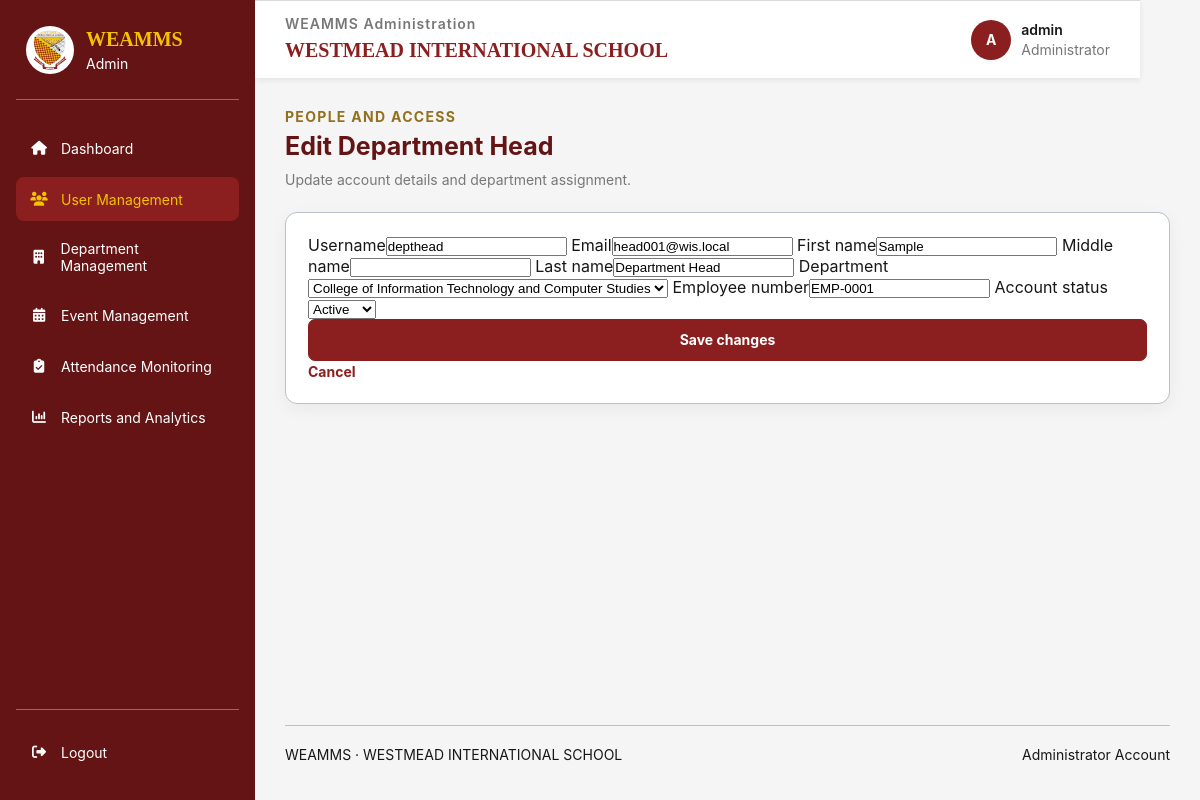
/admin/students/edit.php?id=2 (signed in), run on the app's committed database.
### tables this page shows
CREATE TABLE `users` (
  `user_id` bigint(20) UNSIGNED NOT NULL,
  `username` varchar(100) NOT NULL,
  `email` varchar(190) NOT NULL,
  `password_hash` varchar(255) NOT NULL,
  `account_status` enum('active','inactive','locked') NOT NULL DEFAULT 'active',
  `last_login_at` datetime DEFAULT NULL,
  `created_at` timestamp NOT NULL DEFAULT current_timestamp(),
  `updated_at` timestamp NOT NULL DEFAULT current_timestamp() ON UPDATE current_timestamp(),
  `role_id` int(11) NOT NULL
);

CREATE TABLE `department_heads` (
  `department_head_id` bigint(20) UNSIGNED NOT NULL,
  `user_id` bigint(20) UNSIGNED NOT NULL,
  `department_id` bigint(20) UNSIGNED NOT NULL,
  `employee_number` varchar(50) DEFAULT NULL,
  `first_name` varchar(100) NOT NULL,
  `middle_name` varchar(100) DEFAULT NULL,
  `last_name` varchar(100) NOT NULL,
  `created_at` timestamp NOT NULL DEFAULT current_timestamp()
);

CREATE TABLE `roles` (
  `role_id` int(11) NOT NULL,
  `role_name` varchar(50) NOT NULL,
  `description` varchar(255) DEFAULT NULL,
  `created_at` timestamp NOT NULL DEFAULT current_timestamp()
);

CREATE TABLE `departments` (
  `department_id` bigint(20) UNSIGNED NOT NULL,
  `department_code` varchar(30) NOT NULL,
  `department_name` varchar(150) NOT NULL,
  `description` text DEFAULT NULL,
  `is_active` tinyint(1) NOT NULL DEFAULT 1,
  `department_head_can_edit` tinyint(1) NOT NULL DEFAULT 0,
  `department_head_can_edit_attendance` tinyint(1) NOT NULL DEFAULT 0,
  `created_at` timestamp NOT NULL DEFAULT current_timestamp()
);

### includes/admin_context.php (called while the page is built, shortened)
<?php
function adminEscape(mixed $value): string
{
    return htmlspecialchars((string) $value, ENT_QUOTES, 'UTF-8');
}

### admin/students/edit.php (the view, shortened to what this page needs)
<?php
require_once __DIR__ . '/../../includes/admin_layout_start.php';
$userId = filter_input(INPUT_GET, 'id', FILTER_VALIDATE_INT);
$stmt = $pdo->prepare(
    "SELECT u.user_id, u.username, u.email, r.role_name AS role, u.account_status,
            s.student_id, s.student_number, s.department_id, s.year_level, s.section,
            s.first_name AS student_first_name, s.middle_name AS student_middle_name, s.last_name AS student_last_name,
            dh.department_head_id, dh.employee_number, dh.department_id AS head_department_id,
            dh.first_name AS head_first_name, dh.middle_name AS head_middle_name, dh.last_name AS head_last_name
     FROM users u
     INNER JOIN roles r ON r.role_id = u.role_id
     LEFT JOIN students s ON s.user_id = u.user_id
     LEFT JOIN department_heads dh ON dh.user_id = u.user_id
     WHERE u.user_id = ? AND r.role_name IN ('student', 'department_head')"
);
$stmt->execute([$userId]);
$user = $stmt->fetch(PDO::FETCH_ASSOC);
$departments = $pdo->query('SELECT department_id, department_name FROM departments ORDER BY department_name')->fetchAll(PDO::FETCH_ASSOC);
$isStudent = $user['role'] === 'student';
?>
<section class="admin-content-section">
    <div class="admin-page-heading"><div><span class="admin-eyebrow">People and access</span><h2>Edit <?= $isStudent ? 'Student' : 'Department Head' ?></h2><p>Update account details and department assignment.</p></div></div>
    <form class="admin-panel admin-form" method="post" action="<?= adminEscape($adminBaseUrl) ?>/admin/students/update.php">
        <div class="admin-form-grid">
            <label>Username<input name="username" maxlength="100" required value="<?= adminEscape($user['username']) ?>"></label>
            <label>Email<input type="email" name="email" maxlength="190" required value="<?= adminEscape($user['email']) ?>"></label>
            <label>First name<input name="first_name" maxlength="100" required value="<?= adminEscape($isStudent ? $user['student_first_name'] : $user['head_first_name']) ?>"></label>
            <label>Middle name<input name="middle_name" maxlength="100" value="<?= adminEscape($isStudent ? $user['student_middle_name'] : $user['head_middle_name']) ?>"></label>
            <label>Last name<input name="last_name" maxlength="100" required value="<?= adminEscape($isStudent ? $user['student_last_name'] : $user['head_last_name']) ?>"></label>
            <label>Department<select name="department_id" required><?php foreach ($departments as $department): ?><option value="<?= (int) $department['department_id'] ?>" <?= (int) ($isStudent ? $user['department_id'] : $user['head_department_id']) === (int) $department['department_id'] ? 'selected' : '' ?>><?= adminEscape($department['department_name']) ?></option><?php endforeach; ?></select></label>
            <?php if ($isStudent): ?>
                <label>Student number<input name="student_number" maxlength="50" required value="<?= adminEscape($user['student_number']) ?>"></label>
                <label>Year level<input name="year_level" maxlength="50" value="<?= adminEscape($user['year_level']) ?>"></label>
                <label>Section<input name="section" maxlength="100" value="<?= adminEscape($user['section']) ?>"></label>
            <?php else: ?>
                <label>Employee number<input name="employee_number" maxlength="50" value="<?= adminEscape($user['employee_number']) ?>"></label>
            <?php endif; ?>
            <label>Account status<select name="account_status" required><?php foreach (['active', 'inactive', 'locked'] as $status): ?><option value="<?= $status ?>" <?= $user['account_status'] === $status ? 'selected' : '' ?>><?= ucfirst($status) ?></option><?php endforeach; ?></select></label>
        </div>
        <div class="admin-form-actions"><button class="admin-filter-button" type="submit">Save changes</button><a class="admin-reset-link" href="<?= adminEscape($adminBaseUrl) ?>/admin/students/index.php">Cancel</a></div>
    </form>
</section>
<?php require __DIR__ . '/../../includes/footer.php'; ?></main></body></html>

### assets/css/style.css (style rules this page uses)
:root { --wis-maroon-light: #B43737; --wis-maroon: #8B1E1E; --wis-maroon-dark: #641414; --wis-gold: #F2C300; --wis-gold-dark: #D6A900; --wis-white: #FFFFFF; --wis-light-blue: #E8F0FE; --wis-black: #171717; --wis-background: #F5F5F5; --wis-border: #B8C1CC; --wis-shadow: 0 8px 25px rgba(0, 0, 0, 0.10); }
* { box-sizing: border-box; margin: 0; padding: 0; }
html { scroll-behavior: smooth; }
body { display: flex; justify-content: center; align-items: flex-start; min-height: 100vh; padding: 0 20px; background: var(--wis-background); color: var(--wis-black); font-family: Arial, Helvetica, sans-serif; }
form { width: 100%; margin: 0 auto; }
button { display: block; width: 100%; min-height: 48px; padding: 12px 14px; border: 2px solid var(--wis-maroon); border-radius: 7px; background: var(--wis-maroon); color: var(--wis-white); font-family: Arial, Helvetica, sans-serif; font-size: 14px; font-weight: 700; cursor: pointer; transition: background 0.2s ease, border-color 0.2s ease, color 0.2s ease, transform 0.2s ease; }

### assets/css/admin.css (style rules this page uses)
body { align-items: center; }
.admin-dashboard-page { display: flex; align-items: flex-start; justify-content: flex-start; min-height: 100vh; padding: 0; background: #f5f5f5; color: #171717; font-family: 'Inter', Arial, sans-serif; }
.admin-content-section { width: 100%; max-width: 1500px; margin: 30px auto 0; }
.admin-page-heading { display: flex; align-items: flex-end; justify-content: space-between; gap: 18px; margin-bottom: 22px; }
.admin-eyebrow { display: block; margin-bottom: 5px; color: #92701f; font-size: 14px; font-weight: 700; letter-spacing: 1.3px; text-transform: uppercase; }
.admin-page-heading h2 { margin: 0; color: #641414; font-size: 25px; line-height: 1.3; }
.admin-page-heading p, .admin-panel-heading p { margin: 6px 0 0; color: #777; font-size: 14px; line-height: 1.5; }
.admin-panel { min-width: 0; padding: 22px; border: 1px solid #b8c1cc; border-radius: 12px; background: #fff; box-shadow: 0 5px 18px rgb(0 0 0 / 5%); }
.admin-filter-button { min-height: 42px; padding: 9px 16px; border: 1px solid #8b1e1e; border-radius: 7px; background: #8b1e1e; color: #fff; font: inherit; font-size: 14px; font-weight: 700; cursor: pointer; }
.admin-reset-link { color: #8b1e1e; font-size: 14px; font-weight: 700; text-decoration: none; }

### data on the page
users: username "depthead", email "head001@wis.local", first_name "Sample", last_name "Department Head", employee_number "EMP-0001", account_status "Active"
roles: department_id "College of Information Technology and Computer Studies"

### other printed values
str_replace('_', ' ', $role) "Admin"
$label "Dashboard"
$label "User Management"
$label "Department Management"
$label "Event Management"
$label "Attendance Monitoring"
$label "Reports and Analytics"
adminEscape($adminInitial) "A"
adminEscape($adminUsername) "admin"
$footerRoleLabel "Administrator"
